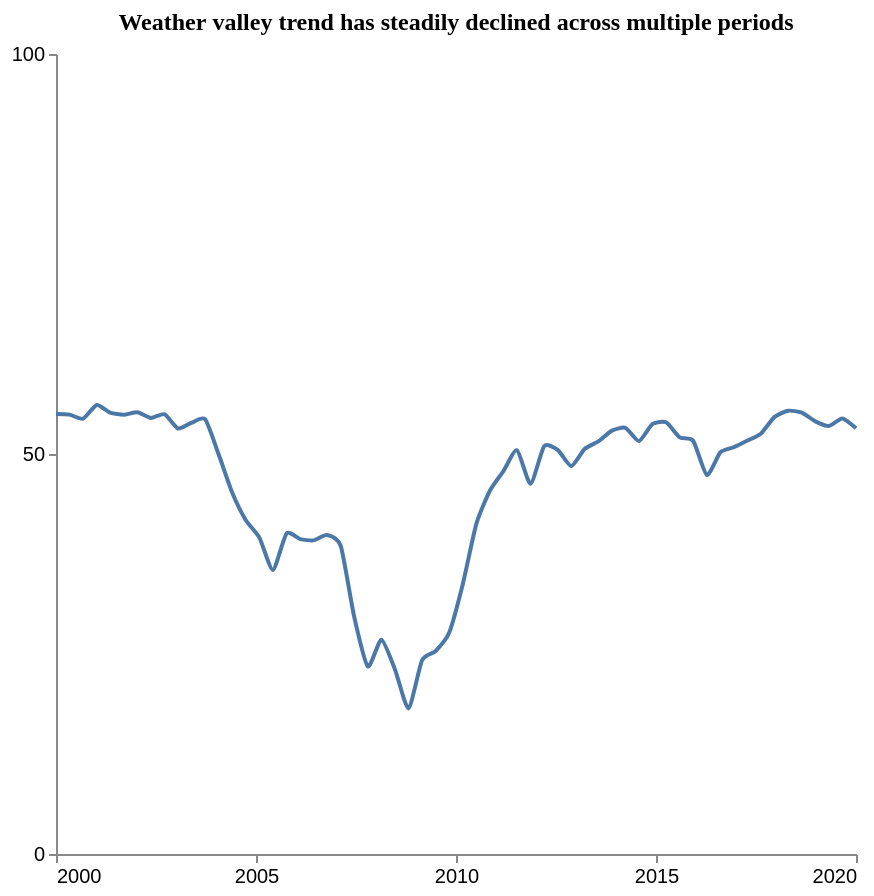

Express this chart as Vega-Lite.
### Vega-Lite specification from a JSON file in a GitHub repository (floating-point values rounded to 4 significant figures)
{"$schema": "https://vega.github.io/schema/vega-lite/v5.json", "description": "Pattern: Valley", "data": {"values": [{"X": 2000.0, "Y": 55.0}, {"X": 2000.0, "Y": 54.92}, {"X": 2001.0, "Y": 54.42}, {"X": 2001.0, "Y": 56.13}, {"X": 2001.0, "Y": 55.17}, {"X": 2002.0, "Y": 54.91}, {"X": 2002.0, "Y": 55.22}, {"X": 2002.0, "Y": 54.5}, {"X": 2003.0, "Y": 54.97}, {"X": 2003.0, "Y": 53.19}, {"X": 2003.0, "Y": 53.91}, {"X": 2004.0, "Y": 54.34}, {"X": 2004.0, "Y": 49.93}, {"X": 2004.0, "Y": 45.15}, {"X": 2005.0, "Y": 41.72}, {"X": 2005.0, "Y": 39.54}, {"X": 2005.0, "Y": 35.51}, {"X": 2006.0, "Y": 40.07}, {"X": 2006.0, "Y": 39.37}, {"X": 2006.0, "Y": 39.2}, {"X": 2007.0, "Y": 39.88}, {"X": 2007.0, "Y": 38.5}, {"X": 2007.0, "Y": 29.6}, {"X": 2008.0, "Y": 23.46}, {"X": 2008.0, "Y": 26.79}, {"X": 2008.0, "Y": 23.07}, {"X": 2009.0, "Y": 18.2}, {"X": 2009.0, "Y": 24.22}, {"X": 2009.0, "Y": 25.37}, {"X": 2010.0, "Y": 27.68}, {"X": 2010.0, "Y": 33.73}, {"X": 2011.0, "Y": 41.27}, {"X": 2011.0, "Y": 45.41}, {"X": 2011.0, "Y": 47.87}, {"X": 2012.0, "Y": 50.48}, {"X": 2012.0, "Y": 46.27}, {"X": 2012.0, "Y": 50.97}, {"X": 2013.0, "Y": 50.51}, {"X": 2013.0, "Y": 48.48}, {"X": 2013.0, "Y": 50.65}, {"X": 2014.0, "Y": 51.57}, {"X": 2014.0, "Y": 52.92}, {"X": 2014.0, "Y": 53.27}, {"X": 2015.0, "Y": 51.62}, {"X": 2015.0, "Y": 53.76}, {"X": 2015.0, "Y": 53.96}, {"X": 2016.0, "Y": 52.08}, {"X": 2016.0, "Y": 51.63}, {"X": 2016.0, "Y": 47.38}, {"X": 2017.0, "Y": 50.22}, {"X": 2017.0, "Y": 50.85}, {"X": 2017.0, "Y": 51.68}, {"X": 2018.0, "Y": 52.57}, {"X": 2018.0, "Y": 54.64}, {"X": 2018.0, "Y": 55.41}, {"X": 2019.0, "Y": 55.17}, {"X": 2019.0, "Y": 54.08}, {"X": 2019.0, "Y": 53.5}, {"X": 2020.0, "Y": 54.44}, {"X": 2020.0, "Y": 53.21}]}, "mark": {"type": "line", "interpolate": "cardinal", "tension": 0.4}, "encoding": {"x": {"field": "X", "type": "quantitative", "title": "", "axis": {"grid": false, "format": "d", "values": [2000, 2005, 2010, 2015, 2020], "tickSize": 4}, "scale": {"domain": [2000, 2020]}}, "y": {"field": "Y", "type": "quantitative", "title": "", "axis": {"grid": false, "format": "d", "values": [0, 50, 100], "tickSize": 4, "tickOpacity": 1}, "scale": {"domain": [0, 100]}}}, "title": {"text": "Weather valley trend has steadily declined across multiple periods", "anchor": "middle", "font": "Tahoma", "fontSize": 12}, "config": {"lineBreak": "^", "view": {"stroke": null}}, "height": 400, "width": 400, "autosize": "pad"}
